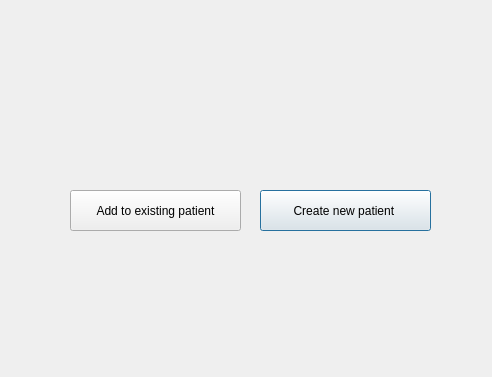
<?xml version="1.0" encoding="UTF-8"?>
<ui version="4.0">
 <class>Dialog</class>
 <widget class="QDialog" name="Dialog">
  <property name="geometry">
   <rect>
    <x>0</x>
    <y>0</y>
    <width>492</width>
    <height>377</height>
   </rect>
  </property>
  <property name="windowTitle">
   <string>Dialog</string>
  </property>
  <widget class="QPushButton" name="button_new_user">
   <property name="geometry">
    <rect>
     <x>260</x>
     <y>190</y>
     <width>171</width>
     <height>41</height>
    </rect>
   </property>
   <property name="text">
    <string>Create new patient </string>
   </property>
  </widget>
  <widget class="QPushButton" name="button_new_user_2">
   <property name="geometry">
    <rect>
     <x>70</x>
     <y>190</y>
     <width>171</width>
     <height>41</height>
    </rect>
   </property>
   <property name="text">
    <string>Add to existing patient</string>
   </property>
  </widget>
 </widget>
 <resources/>
 <connections/>
</ui>
